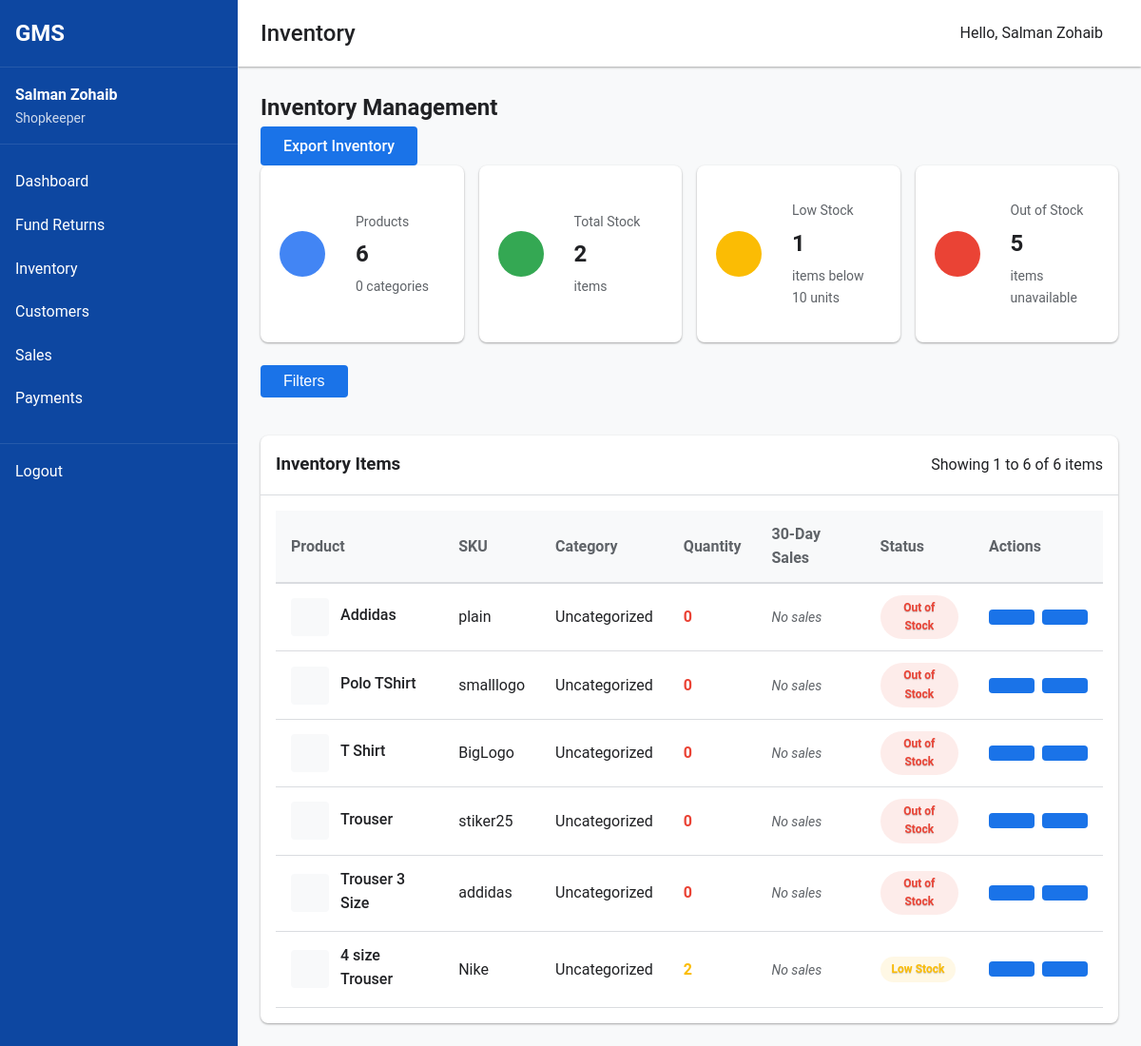
The page /shopkeeper/inventory.php (signed in) on the database its author committed.
### tables this page shows
CREATE TABLE `inventory` (
  `id` int(11) NOT NULL,
  `product_id` int(11) NOT NULL,
  `batch_id` int(11) DEFAULT NULL,
  `quantity` int(11) NOT NULL DEFAULT 0,
  `location` enum('manufacturing','wholesale','transit') NOT NULL,
  `shopkeeper_id` int(11) DEFAULT NULL,
  `updated_at` timestamp NULL DEFAULT current_timestamp() ON UPDATE current_timestamp()
);

CREATE TABLE `products` (
  `id` int(11) NOT NULL,
  `name` varchar(100) NOT NULL,
  `description` text DEFAULT NULL,
  `sku` varchar(50) DEFAULT NULL,
  `category` varchar(50) DEFAULT NULL,
  `created_by` int(11) NOT NULL,
  `created_at` timestamp NULL DEFAULT current_timestamp(),
  `updated_at` timestamp NULL DEFAULT current_timestamp() ON UPDATE current_timestamp()
);

### shopkeeper/inventory.php (the view, shortened to what this page needs)
<?php
include_once '../includes/header.php';
$database = new Database();
$db = $database->getConnection();
$records_per_page = 15;
$page = isset($_GET['page']) ? intval($_GET['page']) : 1;
$page = $page < 1 ? 1 : $page;
$offset = ($page - 1) * $records_per_page;
try {
    $where_clause = "WHERE i.location = 'wholesale'";
    $count_query = "SELECT COUNT(*) as total
                   FROM inventory i
                   JOIN products p ON i.product_id = p.id
                   $where_clause";
    $count_stmt = $db->prepare($count_query);
    $count_stmt->execute();
    $total_records = $count_stmt->fetch(PDO::FETCH_ASSOC)['total'];
    $inventory_query = "SELECT i.*, p.name as product_name, p.sku, p.description, p.category,
                       (SELECT COALESCE(SUM(si.quantity), 0) FROM sale_items si JOIN sales s ON si.sale_id = s.id WHERE si.product_id = p.id AND s.sale_date >= DATE_SUB(CURRENT_DATE, INTERVAL 30 DAY)) as sales_last_30_days
                       FROM inventory i
                       JOIN products p ON i.product_id = p.id
                       $where_clause
                       ORDER BY
                       CASE
                           WHEN i.quantity = 0 THEN 1
                           WHEN i.quantity <= 10 THEN 2
                           ELSE 3
                       END,
                       p.name ASC
                       LIMIT :offset, :records_per_page";
    $inventory_stmt = $db->prepare($inventory_query);
    $inventory_stmt->bindValue(':offset', $offset, PDO::PARAM_INT);
    $inventory_stmt->bindValue(':records_per_page', $records_per_page, PDO::PARAM_INT);
    $inventory_stmt->execute();
    $summary_query = "SELECT
                        COUNT(*) as product_count,
                        SUM(i.quantity) as total_items,
                        SUM(CASE WHEN i.quantity = 0 THEN 1 ELSE 0 END) as out_of_stock_count,
                                                SUM(CASE WHEN i.quantity BETWEEN 1 AND 10 THEN 1 ELSE 0 END) as low_stock_count,
                        COUNT(DISTINCT p.category) as category_count
                     FROM inventory i
                     JOIN products p ON i.product_id = p.id
                     WHERE i.location = 'wholesale'";
    $summary_stmt = $db->prepare($summary_query);
    $summary_stmt->execute();
    $summary = $summary_stmt->fetch(PDO::FETCH_ASSOC);
} catch(PDOException $e) {
    $error_message = "Database error: " . $e->getMessage();
}
?>
<div class="page-header">
    <h2>Inventory Management</h2>
    <div class="page-actions">
        <a href="inventory-report.php" class="button secondary">
            <i class="fas fa-file-export"></i> Export Inventory
        </a>
    </div>
</div>
<div class="inventory-summary">
    <div class="summary-cards">
        <div class="summary-card">
            <div class="card-icon products-icon">
            </div>
            <div class="card-content">
                <div class="card-title">Products</div>
                <div class="card-value"><?php echo number_format($summary['product_count']); ?></div>
                <div class="card-subtitle"><?php echo $summary['category_count']; ?> categories</div>
            </div>
        </div>
        <div class="summary-card">
            <div class="card-icon quantity-icon">
            </div>
            <div class="card-content">
                <div class="card-title">Total Stock</div>
                <div class="card-value"><?php echo number_format($summary['total_items']); ?></div>
                <div class="card-subtitle">items</div>
            </div>
        </div>
        <div class="summary-card <?php echo $summary['low_stock_count'] > 0 ? 'warning-card' : ''; ?>">
            <div class="card-icon low-stock-icon">
            </div>
            <div class="card-content">
                <div class="card-title">Low Stock</div>
                <div class="card-value"><?php echo number_format($summary['low_stock_count']); ?></div>
                <div class="card-subtitle">items below 10 units</div>
            </div>
        </div>
        <div class="summary-card <?php echo $summary['out_of_stock_count'] > 0 ? 'alert-card' : ''; ?>">
            <div class="card-icon out-of-stock-icon">
            </div>
            <div class="card-content">
                <div class="card-title">Out of Stock</div>
                <div class="card-value"><?php echo number_format($summary['out_of_stock_count']); ?></div>
                <div class="card-subtitle">items unavailable</div>
            </div>
        </div>
    </div>
</div>
<div class="filter-container">
    <button id="toggleFiltersBtn" class="button secondary toggle-filters-btn">
        <i class="fas fa-filter"></i> Filters
    </button>
</div>
<div class="dashboard-card full-width">
    <div class="card-header">
        <h3>Inventory Items</h3>
        <div class="pagination-info">
            Showing <?php echo min(($page - 1) * $records_per_page + 1, $total_records); ?> to
            <?php echo min($page * $records_per_page, $total_records); ?> of
            <?php echo $total_records; ?> items
        </div>
    </div>
    <div class="card-content">
        <?php if($inventory_stmt->rowCount() > 0): ?>
        <div class="table-responsive">
            <table class="data-table" id="inventoryTable">
                <thead>
                    <tr>
                        <th>Product</th>
                        <th>SKU</th>
                        <th>Category</th>
                        <th>Quantity</th>
                        <th>30-Day Sales</th>
                        <th>Status</th>
                        <th>Actions</th>
                    </tr>
                </thead>
                <tbody>
                    <?php while($item = $inventory_stmt->fetch(PDO::FETCH_ASSOC)): ?>
                    <tr class="expandable-row" data-product-id="<?php echo $item['product_id']; ?>" data-description="<?php echo htmlspecialchars($item['description']); ?>">
                        <td data-label="Product">
                            <div class="product-cell">
                                <div class="product-image">
                                </div>
                                <div class="product-info">
                                    <div class="product-name"><?php echo htmlspecialchars($item['product_name']); ?></div>
                                </div>
                            </div>
                        </td>
                        <td data-label="SKU"><?php echo htmlspecialchars($item['sku']); ?></td>
                        <td data-label="Category"><?php echo htmlspecialchars($item['category'] ?: 'Uncategorized'); ?></td>
                        <td data-label="Quantity" class="quantity-cell">
                            <span class="quantity-value <?php echo getQuantityClass($item['quantity']); ?>">
                                <?php echo number_format($item['quantity']); ?>
                            </span>
                        </td>
                        <td data-label="30-Day Sales">
                            <?php if($item['sales_last_30_days'] > 0): ?>
                            <span class="sales-badge"><?php echo number_format($item['sales_last_30_days']); ?></span>
                            <?php else: ?>
                            <span class="no-sales">No sales</span>
                            <?php endif; ?>
                        </td>
                        <td data-label="Status">
                            <span class="status-badge status-<?php echo getStockStatus($item['quantity']); ?>">
                                <?php echo getStockStatusLabel($item['quantity']); ?>
                            </span>
                        </td>
                        <td>
                            <div class="action-buttons">
                                <button type="button" class="button small view-details-btn" aria-label="View details">
                                </button>
                                <button type="button" class="button small request-stock-btn"
                                        data-product-id="<?php echo $item['product_id']; ?>"
                                        data-product-name="<?php echo htmlspecialchars($item['product_name']); ?>"
                                        data-current-stock="<?php echo $item['quantity']; ?>"
                                        <?php echo $item['quantity'] > 10 ? 'disabled' : ''; ?>
                                        aria-label="Request stock">
                                </button>
                            </div>
                        </td>
                    </tr>
                    <?php endwhile; ?>
                </tbody>
            </table>
        </div>
        <?php endif; ?>
    </div>
</div>
<?php
function getQuantityClass($quantity) {
    if ($quantity <= 0) {
        return 'quantity-out';
    } elseif ($quantity <= 10) {
        return 'quantity-low';
    } else {
        return 'quantity-normal';
    }
}
function getStockStatus($quantity) {
    if ($quantity <= 0) {
        return 'out-of-stock';
    } elseif ($quantity <= 10) {
        return 'low-stock';
    } else {
        return 'in-stock';
    }
}
function getStockStatusLabel($quantity) {
    if ($quantity <= 0) {
        return 'Out of Stock';
    } elseif ($quantity <= 10) {
        return 'Low Stock';
    } else {
        return 'In Stock';
    }
}
?>

### assets/css/style.css (style rules this page uses)
:root { --primary: #1a73e8; --primary-dark: #0d47a1; --secondary: #5f6368; --accent: #fbbc04; --success: #34a853; --warning: #fbbc04; --error: #ea4335; --background: #ffffff; --surface: #f8f9fa; --border: #dadce0; --text-primary: #202124; --text-secondary: #5f6368; --font-family: 'Roboto', 'Segoe UI', Arial, sans-serif; --font-size-sm: 0.875rem; --font-size-md: 1rem; --font-size-lg: 1.25rem; --font-size-xl: 1.5rem; --spacing-xs: 0.25rem; --spacing-sm: 0.5rem; --spacing-md: 1rem; --spacing-lg: 1.5rem; --spacing-xl: 2rem; --border-radius-sm: 0.25rem; --border-radius-md: 0.5rem; --border-radius-lg: 1rem; --shadow-sm: 0 1px 3px rgba(0,0,0,0.12), 0 1px 2px rgba(0,0,0,0.24); --shadow-md: 0 3px 6px rgba(0,0,0,0.16), 0 3px 6px rgba(0,0,0,0.23); --shadow-lg: 0 10px 20px rgba(0,0,0,0.19), 0 6px 6px rgba(0,0,0,0.23); }
* { margin: 0; padding: 0; box-sizing: border-box; }
body { font-family: var(--font-family); font-size: var(--font-size-md); color: var(--text-primary); background-color: var(--surface); line-height: 1.6; }
a { color: var(--primary); text-decoration: none; }
button, .button { display: inline-block; background-color: var(--primary); color: white; border: none; padding: var(--spacing-sm) var(--spacing-lg); border-radius: var(--border-radius-sm); cursor: pointer; font-size: var(--font-size-md); font-weight: 500; transition: background-color 0.3s ease; }

### assets/css/dashboard.css (style rules this page uses)
.dashboard-card { background-color: white; border-radius: var(--border-radius-md); box-shadow: var(--shadow-sm); overflow: hidden; }
.dashboard-card.full-width { grid-column: 1 / -1; }
.card-header { display: flex; justify-content: space-between; align-items: center; padding: var(--spacing-md); border-bottom: 1px solid var(--border); }
.card-content { padding: var(--spacing-md); }
.data-table { width: 100%; border-collapse: collapse; }
.data-table th, .data-table td { padding: var(--spacing-sm); text-align: left; border-bottom: 1px solid var(--border); }
.data-table th { font-weight: 500; color: var(--text-secondary); background-color: var(--surface); }
.status-badge { display: inline-block; padding: 2px 8px; border-radius: 12px; font-size: var(--font-size-sm); font-weight: 500; }
.status-badge { display: inline-block; padding: 0.25rem 0.5rem; border-radius: 1rem; font-size: var(--font-size-sm, 0.875rem); font-weight: 500; color: white; text-shadow: 0 1px 1px rgba(0, 0, 0, 0.2); }

### rows shown on the page
inventory: product.name "Addidas", product.sku "plain", product.category "Uncategorized", quantity "0", quantity "Out of Stock"
inventory: product.name "Polo TShirt", product.sku "smalllogo", product.category "Uncategorized", quantity "0", quantity "Out of Stock"
inventory: product.name "T Shirt", product.sku "BigLogo", product.category "Uncategorized", quantity "0", quantity "Out of Stock"
inventory: product.name "Trouser", product.sku "stiker25", product.category "Uncategorized", quantity "0", quantity "Out of Stock"
inventory: product.name "Trouser 3 Size", product.sku "addidas", product.category "Uncategorized", quantity "0", quantity "Out of Stock"
inventory: product.name "4 size Trouser", product.sku "Nike", product.category "Uncategorized", quantity "2", quantity "Low Stock"

### other values the page prints
$_SESSION['full_name'] "Salman Zohaib"
$_SESSION['role'] "Shopkeeper"
$page_title "Inventory"
$summary['product_count'] "6"
$summary['category_count'] "0"
$summary['total_items'] "2"
$summary['low_stock_count'] "1"
$summary['out_of_stock_count'] "5"
min(($page - 1) * $records_per_page + 1, $total_records) "1"
min($page * $records_per_page, $total_records) "6"
$total_records "6"
